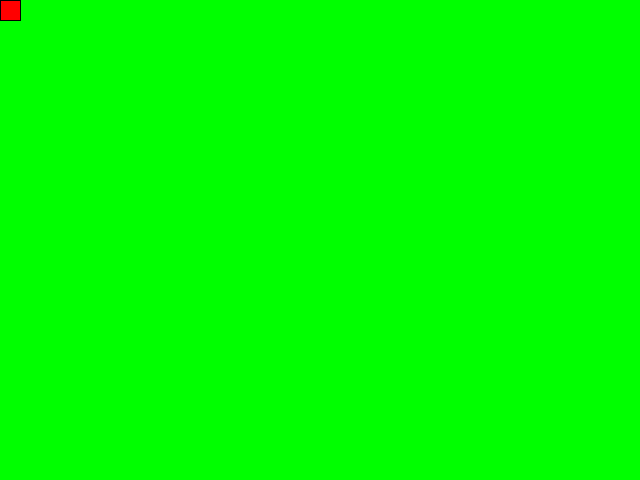
Frame 1 (no input)
Frame 60 (the mouse pressed at the canvas centre just before this capture): identical to frame 1, image omitted
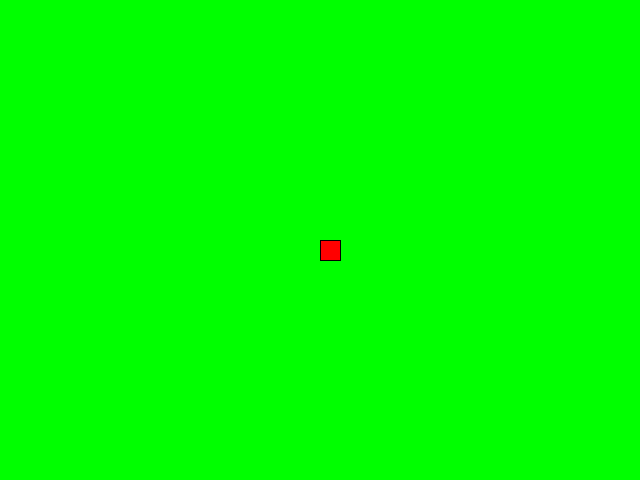
Frame 120 (the mouse held since frame 60 and released just before this capture)

The Processing sketch that drew these frames (run headless with seeded random() and noise(); from frame 60 on, the mouse is pressed at the canvas centre):

// Processing sketch: Soowan___Inclass
// ── Soowan___Inclass.pde

//This is my setup function
void setup(){
  size(640, 480);

}


//This is my draw function
void draw(){  
  background(0, 255, 0);
  fill(255, 0, 0);
  rect(mouseX, mouseY, 20, 20);

}
